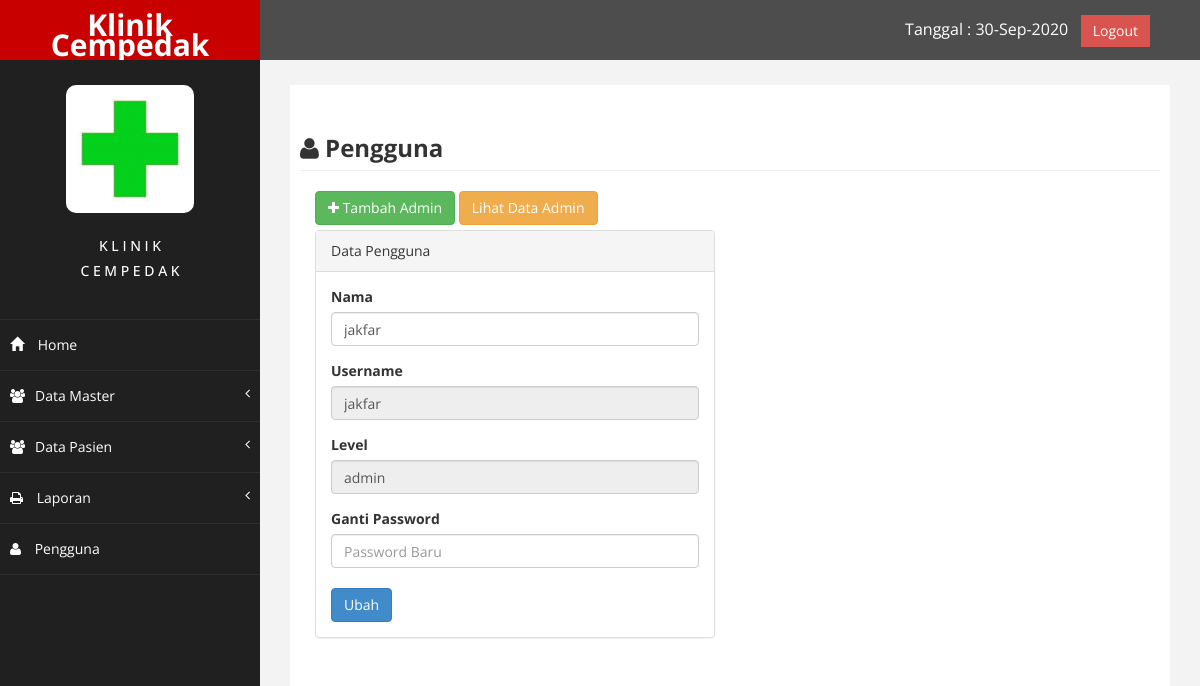
The page /index.php?page=pengguna (signed in) on the database its author committed.
### tables this page shows
CREATE TABLE IF NOT EXISTS `pengguna` (
  `kode_pengguna` int(11) NOT NULL AUTO_INCREMENT,
  `nama_pengguna` varchar(50) NOT NULL,
  `username` varchar(50) NOT NULL,
  `password` varchar(50) NOT NULL,
  `level` varchar(10) NOT NULL,
  PRIMARY KEY (`kode_pengguna`)
);

### page/pengguna/pengguna.php (the view, shortened to what this page needs)
<div class="row">
    <div class="col-md-12">
        <h3 class="page-header"><i class="fa fa-user fa-1x"></i><strong>   Pengguna</strong></h3>
    <div class="col-md-6">
        <a href ="?page=pengguna&aksi=tambah" class = "btn btn-success" style="margin-bottom: 5px;"><i class ="fa fa-plus"></i> Tambah Admin </a>
        <a href ="?page=pengguna&aksi=tampil_pengguna" class = "btn btn-warning" style="margin-bottom: 5px;">Lihat Data Admin </a>
        <div class="panel panel-default">
            <div class="panel-heading"> Data Pengguna </div>
                <div class="panel-body">
                    <div class="row">
                        <?php
                         $sql = $koneksi -> query ("select * from pengguna WHERE kode_pengguna='".$_SESSION['username']."'");
                         $data = $sql -> fetch_assoc();
                        ?>
                        <form method="post" role="form" action="">
                            <div class="col-lg-12">
                                <div class="form-group">
                                <label>Nama</label>
                                    <input type="text" class="form-control" value="<?php echo $data ['nama_pengguna'] ?>" name="nama">
                                </div>
                            <fieldset disabled="disabled">
                                <div class="form-group">
                                <label>Username</label>
                                    <input type="text" class="form-control" value="<?php echo $data ['username'] ?>">
                                </div>
                                <div class="form-group">
                                <label>Level</label>
                                    <input type="text" class="form-control" value="<?php echo $data ['level'] ?>">
                                </div>
                            </fieldset>
                                <div class="form-group">
                                <label>Ganti Password</label>
                                    <input type="password" class="form-control" placeholder="Password Baru" name="password_baru" required/>
                                </div>
                                <div>
                                    <input type="submit" name="ubah" value="Ubah" class="btn btn-primary " style="margin-top: 5px;">
                                </div>
                            </div>
                        </form>
                    </div>
                </div>
        </div>
    </div>
    </div>
</div>

### assets/css/custom.css (style rules this page uses)
body { font-family: 'Open Sans', sans-serif; }

### rows shown on the page
pengguna: nama "jakfar", username "jakfar", level "admin"
